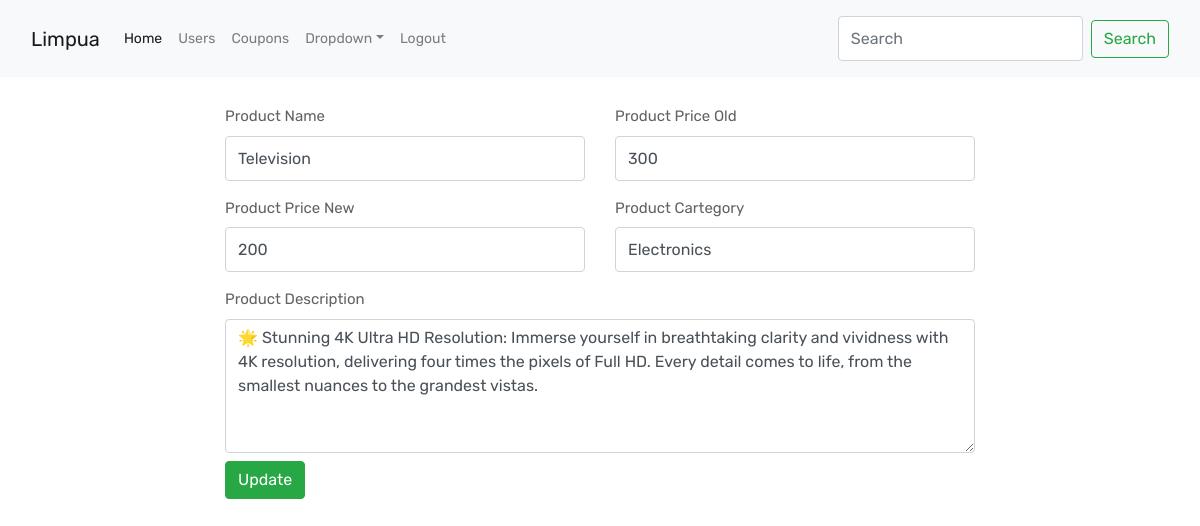
Page /admin/edit_item.php?product_id=4 on the committed database.
### tables this page shows
CREATE TABLE `items` (
  `product_id` int(255) NOT NULL,
  `product_name` varchar(1000) NOT NULL,
  `product_price_old` varchar(1000) NOT NULL,
  `product_price_new` varchar(1000) NOT NULL,
  `product_image` varchar(1000) NOT NULL,
  `product_cartegory` varchar(1000) NOT NULL,
  `product_description` varchar(1000) NOT NULL
);

### admin/edit_item.php (the view, shortened to what this page needs)
<?php
require "includes/dbconnection.php";
$itemId = mysqli_real_escape_string($connection, htmlspecialchars(strip_tags($_GET['product_id'])));
?>
<!DOCTYPE html>
<html lang="en">
<head>
    <?php require "css.php";?>
</head>
<body>
    <?php require "_header.php";?>
    <br>
    <?php
        $specItem = "SELECT * FROM items WHERE product_id = '$itemId'";
        $conSpec = mysqli_query($connection, $specItem);
        while($specs = mysqli_fetch_assoc($conSpec))
        {
            $specName = $specs['product_name'];
            $specPriceOld = $specs['product_price_old'];
            $specPriceNew = $specs['product_price_new'];
            $specCartegory = $specs['product_cartegory'];
            $specDescription = $specs['product_description'];
        }
    ?>
    <div class="container">
        <div class="col-xl-8 m-auto">
            <form action="" method="post">
                <div class="row">
                    <div class="col-xl-6">
                        <label for="">Product Name</label>
                        <input type="text" class="form-control" name="p_name" value="<?php echo $specName?>" required>
                    </div>
                    <div class="col-xl-6">
                        <label for="">Product Price Old</label>
                        <input type="text" class="form-control" name="p_price_old" value="<?php echo $specPriceOld?>" required>
                    </div>
                    <div class="col-xl-6 mt-xl-3 mt-3">
                        <label for="">Product Price New</label>
                        <input type="text" class="form-control" name="p_price_new" value="<?php echo $specPriceNew?>" required>
                    </div>
                    <div class="col-xl-6 mt-xl-3 mt-3">
                        <label for="">Product Cartegory</label>
                        <input type="text" class="form-control" name="p_cartegory" value="<?php echo $specCartegory?>" required>
                    </div>
                    <div class="col-xl-12 mt-xl-3 mt-3">
                        <label for="">Product Description</label>
                        <textarea name="p_description" class="form-control" rows="5"><?php echo $specDescription;?></textarea>
                    </div>
                </div>
                <div class="mt-2">
                    <button class="btn btn-success btn-md" name="update_item">Update</button>
                </div>
            </form>
        </div>
    </div>
</body>
</html>

### css/responsive.css (style rules this page uses)
@media (min-width: 1200px) and (max-width: 1500px) { .container { max-width: 1170px; padding-left: 0; padding-right: 0; } }

### rows in the picture
items: p_name "Television", p_price_old "300", p_price_new "200", p_cartegory "Electronics", p_description "🌟 Stunning 4K Ultra HD Resolution: Immerse yourself in breathtaking clarity and vividness with 4K resolution, delivering four times the pixels of Full HD. Every detail comes to life, from the smallest nuances to the grandest vistas."
